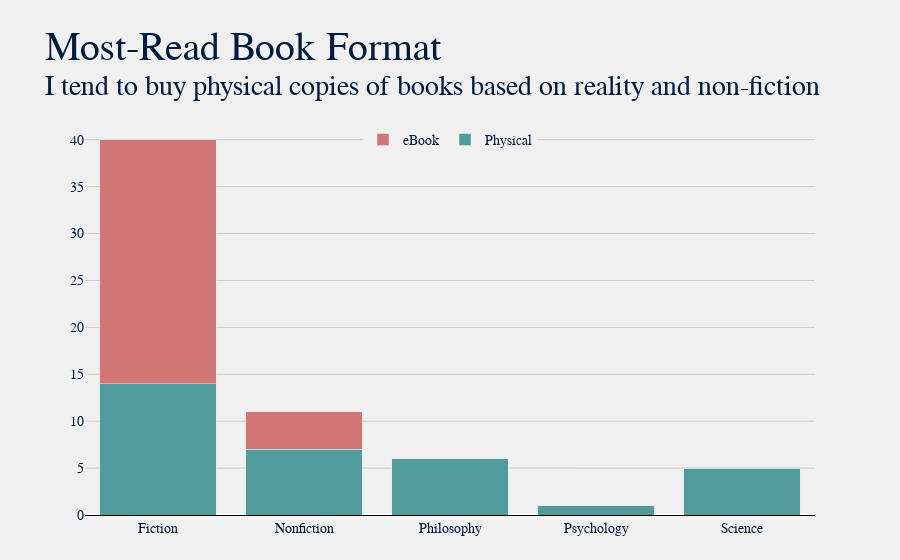

Source (notebook cell):
### Code cell
physical = (df[df['Format'] == 'Physical'].groupby('Genre')['Title']
            .count()
            .reset_index()
            .rename(columns={'Title':'Physical'}))
ebook = (df[df['Format'] == 'eBook'].groupby('Genre')['Title']
         .count()
         .reset_index()
         .rename(columns={'Title':'eBook'}))

format_df = pd.concat([physical, ebook['eBook']], axis=1).fillna(0).set_index('Genre')
format_df = format_df.convert_dtypes()

title = "Most-Read Book Format"
sub = f"I tend to buy physical copies of books based on reality and non-fiction"
plot.gen_stacked_bar_graph(format_df, title, sub)

### Figure 1 — Plotly figure (JSON) as saved in the notebook; plotly's stock layout.template omitted (floating-point values rounded to 4 significant figures)
{"data": [{"customdata": ["Physical", "Physical", "Physical", "Physical", "Physical"], "hovertemplate": "<b>%{customdata}</b>: %{y}<extra></extra>", "marker": {"color": "#529b9c"}, "name": "Physical", "type": "bar", "x": ["Fiction", "Nonfiction", "Philosophy", "Psychology", "Science"], "y": [14, 7, 6, 1, 5]}, {"customdata": ["eBook", "eBook", "eBook", "eBook", "eBook"], "hovertemplate": "<b>%{customdata}</b>: %{y}<extra></extra>", "marker": {"color": "#d27575"}, "name": "eBook", "type": "bar", "x": ["Fiction", "Nonfiction", "Philosophy", "Psychology", "Science"], "y": [26, 4, 0, 0, 0]}], "layout": {"autosize": true, "barmode": "stack", "font": {"color": "#001c40", "family": "Baskerville", "size": 14}, "legend": {"orientation": "h", "x": 0.5, "xanchor": "center", "y": 0.99, "yanchor": "top"}, "margin": {"b": 45, "l": 85, "r": 85, "t": 120}, "paper_bgcolor": "#f0f0f0", "plot_bgcolor": "#f0f0f0", "title": {"font": {"color": "#001c40", "family": "Baskerville, Bold", "size": 40}, "text": "Most-Read Book Format<br><sup>I tend to buy physical copies of books based on reality and non-fiction"}, "xaxis": {"autorange": true, "gridcolor": "#cbcbcb", "linecolor": "black", "range": [-0.5, 4.5], "showgrid": false, "showline": true, "title": {}, "type": "category"}, "yaxis": {"autorange": true, "gridcolor": "#cbcbcb", "linecolor": "black", "range": [0, 42.11], "showgrid": true, "showline": false, "showticklabels": true, "title": {}, "type": "linear"}}}
